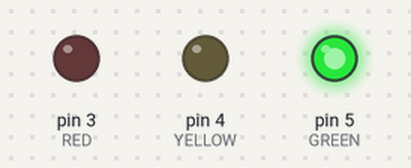
Bench run of a sketch on a simulated Arduino Uno, built with avr-gcc and run on an emulated ATmega328P. Shown: output pins drawn as LEDs (lit = HIGH).

Above: at 1.5 s.
At 3.5 s:
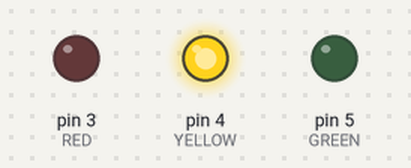
At 5.5 s:
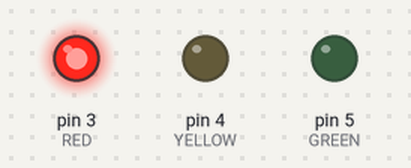
Timing chart, 0 to 9.1 s (numbered marks = the images above):
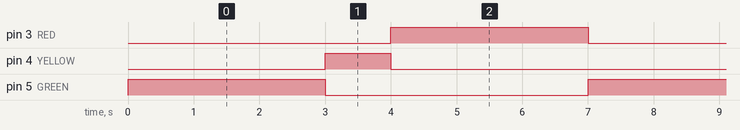

The sketch:

Traffic_Lights.ino
```cpp
/* Written by Brian Sun
 *  Date: July 25, 2020
 *  A simple traffic light program, that works just like real life!
 */

#define RED 3
#define YELLOW 4
#define GREEN 5

void setup() {
  // put your setup code here, to run once:
pinMode(RED, OUTPUT);
pinMode(GREEN, OUTPUT);
pinMode(YELLOW, OUTPUT);
digitalWrite(RED, LOW);
digitalWrite(GREEN, LOW);
digitalWrite(YELLOW, LOW);
}

void loop() {
  // put your main code here, to run repeatedly:
digitalWrite(GREEN, HIGH);
delay(3000);
digitalWrite(GREEN,LOW);

digitalWrite(YELLOW, HIGH);
delay(1000);
digitalWrite(YELLOW,LOW);

digitalWrite(RED, HIGH);
delay(3000);
digitalWrite(RED,LOW);
}
```

Measured:
- by itself, pin 3 (RED), pin 5 (GREEN): alternates HIGH for 3.0 s and LOW for 4.0 s
- by itself, pin 4 (YELLOW): alternates HIGH for 1.0 s and LOW for 6.0 s
- by itself, everything shown: repeats every 7.0 s, in 4 steps
